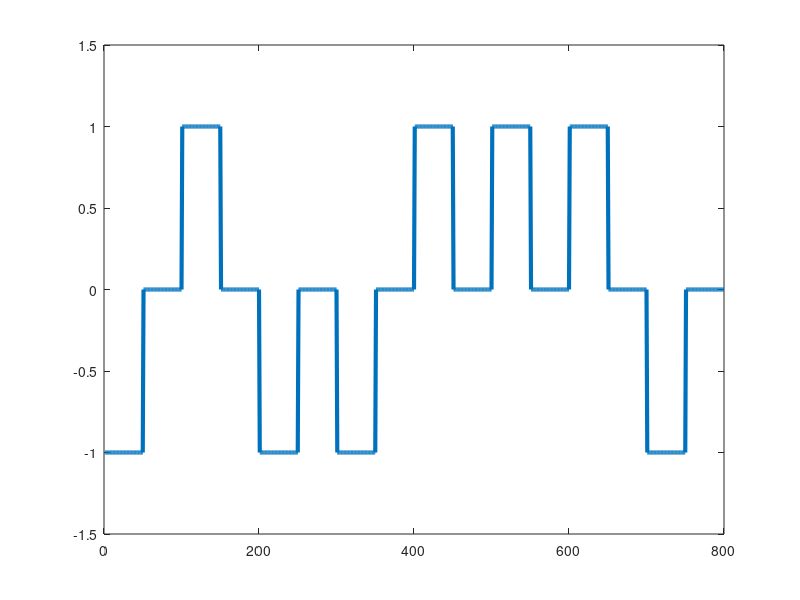

This chart was generated by the following MATLAB code:
input_data = [0 1 0 0 1 1 1 0];
bit_duration = 100;
time = 1:1:bit_duration*length(input_data);

%modulation
output_data = zeros(1, bit_duration*length(input_data));
index = 1;
for i=1:length(input_data)
  if input_data(i)==0
    for j=1:bit_duration/2
      output_data(index) = -1;
      index = index + 1;
    endfor
    for j=1:bit_duration/2
      output_data(index) = 0;
      index = index + 1;
    endfor
  else
    for j=1:bit_duration/2
      output_data(index) = 1;
      index = index + 1;
    endfor
    for j=1:bit_duration/2
      output_data(index) = 0;
      index = index + 1;
    endfor
  endif
endfor
plot(time, output_data, 'LineWidth', 3);
xlim([0 length(time)]);
ylim([-1.5 1.5]);

% demodulation
demodulated_data = zeros(1, length(output_data)/bit_duration);
index = 1;
for i = 1:bit_duration:length(output_data)
  if output_data(i) == -1
    demodulated_data(index) = 0;
    index = index + 1;
  else
    demodulated_data(index) = 1;
    index = index + 1;
  endif
endfor
demodulated_data